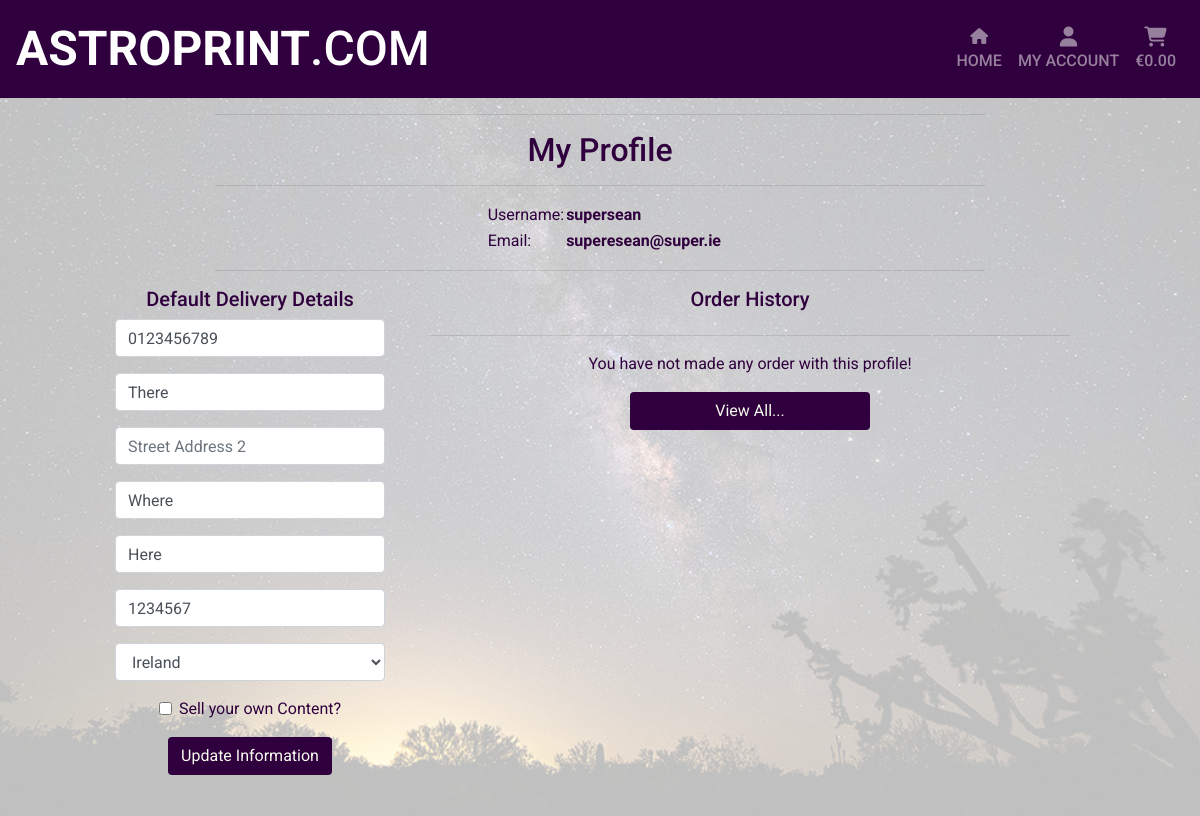
The page /profile/ (signed in) on the database as committed earlier.
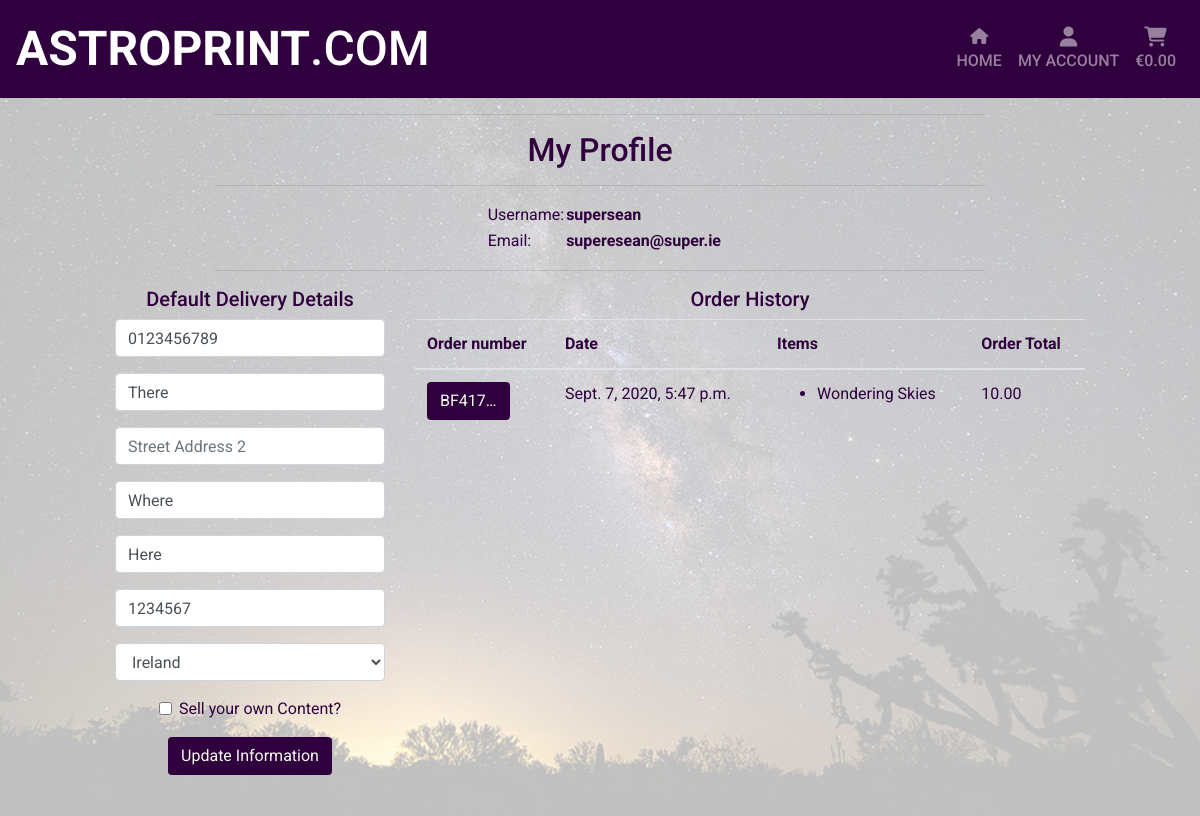
The same page on the database as committed later.
### user_profile/models.py (models this page shows, shortened)
class UserProfile(models.Model):
    user = models.OneToOneField(User, on_delete=models.CASCADE)
    default_phone_no = models.CharField(max_length=20, null=True, blank=True)
    default_street1 = models.CharField(max_length=100, null=True, blank=True)
    default_street2 = models.CharField(max_length=100, null=True, blank=True)
    default_town_city = models.CharField(max_length=50, null=True, blank=True)
    default_county = models.CharField(max_length=30, null=True, blank=True)
    default_post_code = models.CharField(max_length=10, null=True, blank=True)
    default_country = CountryField(blank_label='Country', null=True, blank=True)
    seller = models.BooleanField(default=False)

### checkout/models.py (models this page shows, shortened)
class Order(models.Model):
    order_number = models.CharField(max_length=32, null=False, blank=False)
    user_profile = models.ForeignKey(
        UserProfile, on_delete=models.SET_NULL, null=True, blank=True,
        related_name='orders')
    full_name = models.CharField(max_length=50, null=False, blank=False)
    email = models.CharField(max_length=254, null=False, blank=False)
    phone_no = models.CharField(max_length=20, null=False, blank=False)
    street1 = models.CharField(max_length=100, null=False, blank=False)
    street2 = models.CharField(max_length=100, null=True, blank=True)
    town_city = models.CharField(max_length=30, null=False, blank=False)
    county = models.CharField(max_length=30, null=True, blank=True)
    post_code = models.CharField(max_length=8, null=True, blank=True)
    country = CountryField(blank_label='Country', null=False, blank=False)
    date = models.DateTimeField(auto_now_add=True)
    order_total = models.DecimalField(
        max_digits=10, decimal_places=2, null=False, default=0)
    total = models.DecimalField(
        max_digits=10, decimal_places=2, null=False, default=0)
    original_bag = models.TextField(
        null=False, blank=False, default='')
    stripe_pid = models.CharField(
        max_length=254, null=False, blank=False, default='')

class OrderItem(models.Model):
    order = models.ForeignKey(
        Order, null=False, blank=False, on_delete=models.CASCADE,
        related_name='orderitems')
    image = models.ForeignKey(
        Image, null=False, blank=False, on_delete=models.CASCADE)
    quantity = models.IntegerField(null=False, blank=False, default=0)
    orderitem_total = models.DecimalField(
        max_digits=6, decimal_places=2, null=False, blank=False,
        editable=False)
    rating = models.IntegerField(default=0)
    comment = models.TextField(
        null=True, blank=True, max_length=256)
    feedback = models.BooleanField(default=False)

### images/models.py (models this page shows, shortened)
class Image(models.Model):
    prev_img = models.ImageField(verbose_name='', upload_to='user_images/')
    tmnl_img = models.ImageField(verbose_name='', upload_to='user_images/')
    img_title = models.CharField(max_length=75, null=False, blank=False)
    img_taken = models.DateField(null=True, blank=True)
    base_price = models.DecimalField(max_digits=6, decimal_places=2)
    user_id = models.ForeignKey(User, to_field='id', on_delete=models.CASCADE)
    img_status = models.BooleanField(default=False)
    vol_sold = models.IntegerField(default=0)
    img_rating = models.IntegerField(null=False, blank=False, default=0)
    img_data_id = models.ForeignKey(
        'Image_Data', to_field='id', on_delete=models.SET_NULL,
        null=True, blank=True
    )
    date_added = models.DateTimeField(auto_now_add=True)
    last_updated = models.DateTimeField(auto_now=True)

### user_profile/views.py (the view)
# urls.py: path('profile/', include('user_profile.urls')),
@login_required
def profile(request):
    profile = get_object_or_404(UserProfile, user=request.user)
    if request.method == 'POST':
        form = UserProfileForm(request.POST, instance=profile)
        if form.is_valid():
            form.save()
            messages.success(request, 'Profile updated successfully.')
        else:
            messages.error(
                request, 'Update failed. Please enter all required details.'
            )
    else:
        form = UserProfileForm(instance=profile)
    orders = profile.orders.all()
    seller = profile.seller
    template = 'user_profile/profile.html'
    context = {
        'form': form,
        'orders': orders,
        'seller': seller,
        'on_profile_page': True,
    }
    return render(request, template, context)

### user_profile/forms.py
class UserProfileForm(forms.ModelForm):
    class Meta:
        model = UserProfile
        exclude = ('user',)
    def __init__(self, *args, **kwargs):
        super().__init__(*args, **kwargs)
        placeholders = {
            'default_phone_no': 'Phone No.',
            'default_street1': 'Street Address 1',
            'default_street2': 'Street Address 2',
            'default_town_city': 'Town or City',
            'default_county': 'County',
            'default_post_code': 'Post Code',
            'seller': 'Sell your own Content?'
        }
        self.fields['default_phone_no'].widget.attrs['autofocus'] = True
        for field in self.fields:
            if field != 'default_country' and field != 'seller':
                if self.fields[field].required:
                    placeholder = f'{placeholders[field]} *'
                else:
                    placeholder = placeholders[field]
                self.fields[field].widget.attrs['placeholder'] = placeholder
            self.fields[field].widget.attrs['class'] = ''
            self.fields[field].label = False
            if field == 'seller':
                self.fields[field].label = placeholders[field]

### shopping_bag/contexts.py (called while the page is built, shortened)
def bag_contents(request):
    bag_images = []
    total = 0
    prod_count = 0
    bag = request.session.get('bag', {})
    context = {
        'bag_images': bag_images,
        'total': total,
        'prod_count': prod_count,
    }
    return context

### user_profile/templates/user_profile/profile.html (shortened to what this page needs)
{% extends 'base.html' %}
{% load static %}
{% block content %}
    <div class="overlay"></div>
    <div class="container-fluid">
        <div class="row">
            <div class="col-12 col-lg-8 offset-lg-2 text-center">
                <hr>
                <h2 class="text-header">My Profile</h2>
                <hr>
                <table class="mb-2 col-12 col-lg-4 offset-lg-4 table-borderless table-responsive text-left">
                    <tr>
                        <td>Username: </td>
                        <th> {{ user }}</th>
                    </tr>
                    <tr>
                        <td>Email: </td>
                        <th>{{ user.email }}</th>
                    </tr>
                </table>
                <hr>
            </div>
        </div>
        <div class="row">
            <div class="col-12 col-lg-3 offset-lg-1 text-center">
                <h5 class="text-header">Default Delivery Details</h5>
                <form class="" action="{% url 'profile' %}" method="POST" id="">
                    {{ form|crispy }}
                    <button class="btn btn-site">Update Information</button>
                </form>
            </div>
            <div class="col-12 col-lg-7">
                <h5 class="text-center text-header">Order History</h5>
                {% if orders %}
                    <table class="table table-text">
                        <thead>
                            <tr>
                                <th>Order number</th>
                                <th class="desktop">Date</th>
                                <th class="desktop">Items</th>
                                <th>Order Total</th>
                            </tr>
                        </thead>
                        <tbody>
                            {% for order in orders %}
                                <tr>
                                    <td>
                                        <a href="{% url 'order_history' order.order_number %}"
                                        title="{{ order.order_number }}" class="btn btn-site" >
                                            {{ order.order_number|truncatechars:6 }}
                                        </a>
                                    </td>
                                    <td class="desktop">{{ order.date }}</td>
                                    <td class="desktop">
                                        <ul>
                                            {% for item in order.orderitems.all %}
                                                <li>{{ item.image.img_title }}</li>
                                            {% endfor %}
                                        </ul>
                                    </td>
                                    <td>{{ order.order_total }}</td>
                                </tr>
                            {% endfor %}
                        </tbody>
                    </table>
                {% else %}
                    <div class="row">
                        <div class="col text-center">
                            <hr>
                            <p class="table-text">You have not made any order with this profile!</p>
                            <a href="{% url 'all_images' %}" class="btn btn-home-pg">
                                View All...
                            </a>
                        </div>
                    </div>
                {% endif %}
            </div>
        </div>
    </div>
{% endblock %}

### templates/base.html (shortened to what this page needs)
{% load static %}
<!doctype html>
<html lang="en">
  <head>
    {% block core_css %}
        <link rel="stylesheet" href="https://stackpath.bootstrapcdn.com/bootstrap/4.5.2/css/bootstrap.min.css">
        <link rel="stylesheet" href="https://cdn.jsdelivr.net/gh/fancyapps/fancybox@3.5.7/dist/jquery.fancybox.min.css" />
        <link rel="stylesheet" href="{% static 'css/base.css' %}">
    {% endblock %}
  </head>
  <body>
    <header class="container-fluid">
        {% include 'includes/mobile-header.html' %}
    </header>
    <section class="h-100">
        {% block content %}{% endblock %}
    </section>
  </body>
</html>

### templates/includes/mobile-header.html (shortened to what this page needs)
<nav class="navbar navbar-expand-lg bg-color navbar-dark m-0">
    <a href="{% url 'home' %}" class="navbar-brand logo-font"><strong>AstroPrint</strong>.com</a>
    <div class="collapse navbar-collapse" id="collapsibleNavbar">
        <ul class="navbar-nav ml-auto">
            <li class="nav-item text-center">
                <a class="nav-link menu-font" href="{% url 'home' %}">
                <i class="fa fa-home" aria-hidden="true"></i>
                <p class="my-0">Home</p>
                </a>
            </li>
            <li class="nav-item dropdown text-center">
                <a class="nav-link menu-font" href="#" id="user-options" data-toggle="dropdown" aria-haspopup="true" aria-expanded="false">
                    <div><i class="fas fa-user fa-lg"></i></div>
                    <p class="my-0">My Account</p>
                </a>
            </li>
            <li class="nav-item text-center">
                <a class="{% if grand_total %}text-info font-weight-bold{% else %}text-black{% endif %} nav-link menu-font" href="{% url 'show_bag' %}">
                    <i class="fas fa-shopping-cart fa-lg"></i>
                    <p class="my-0">
                        {% if total %}
                            €{{ total|floatformat:2 }}
                        {% else %}
                            €0.00
                        {% endif %}
                    </p>
                </a>
            </li>
        </ul>
    </div>
</nav>

### static/css/base.css (style rules this page uses)
a { font-weight: 500; }
body { background: url('/media/Test1.jpg') no-repeat center center fixed; background-size: cover; color: #2f003d; font-family: "Roboto", sans-serif; height: calc(100vh - 82px); }
html { height: 100%; width: 100%; }
.bg-color { background-color: #2f003d; }
.btn-site { background-color: #2f003d; color: #f7faef; }
.container-fluid { margin: 0; padding: 0; }
.logo-font { font-size: 3rem; text-transform: uppercase; }
.menu-font { text-transform: uppercase; }
.overlay { height: 100%; width: 100%; top: 0; left: 0; position: fixed; background: rgba(255, 255, 255, .75); z-index: -8888; }
.row { margin: 0; }
.table-text { color: #2f003d; }

Rows that differ between the two databases and show on the page:
added Order: order_number "BF417…", date "Sept. 7, 2020, 5:47 p.m.", order_total "10.00"
added OrderItem: image.img_title "Wondering Skies"
Other text that changed with them:
text no longer shown: "You have not made any order with this profile! View All..."
text now shown: "Order number Date Items Order Total"
